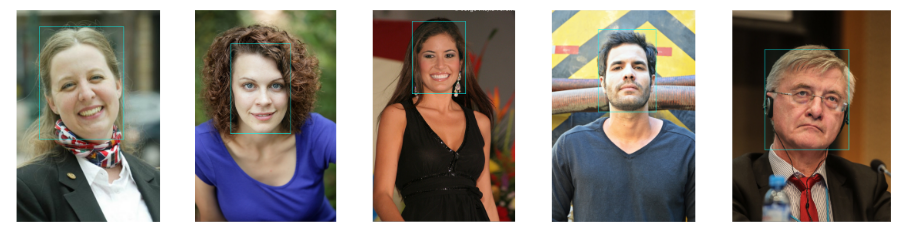
#> input picture Face_Detection_folder/face_data1.png, 909 x 230 px
$ python -i grabcut_processor.py   (imports and definitions only)
#> lines starting #> are read from the running program, lines starting #| are printed output that depends on the picture
import cv2 as cv
import numpy as np

# Constants for the mask drawing values
DRAW_BG = {'color': [0, 0, 0], 'val': 0}       # Definite Background
DRAW_FG = {'color': [255, 255, 255], 'val': 1}  # Definite Foreground
DRAW_PR_BG = {'color': [128, 128, 128], 'val': 2}  # Probable Background
DRAW_PR_FG = {'color': [192, 192, 192], 'val': 3}  # Probable Foreground

class GrabCutProcessor:
    def __init__(self, img):
        self.img = img
        self.img_copy = img.copy()
        self.mask = np.zeros(self.img.shape[:2], dtype=np.uint8)  # Initial mask
        self.rect = (0, 0, 1, 1)
        self.bgd_model = np.zeros((1, 65), np.float64)
        self.fgd_model = np.zeros((1, 65), np.float64)
        self.rect_or_mask = 0  # Indicates if we are using rectangle or mask
        self.drawing = False
        self.value = DRAW_FG  # Default to drawing foreground
        self.thickness = 3
        self.ix, self.iy = -1, -1  # For drawing rectangle

    def set_drawing_value(self, val):
        """ Set the value to draw either background, foreground, probable background, or probable foreground """
        if val == 0:
            self.value = DRAW_BG
        elif val == 1:
            self.value = DRAW_FG
        elif val == 2:
            self.value = DRAW_PR_BG
        elif val == 3:
            self.value = DRAW_PR_FG

    def apply_grabcut(self, rect=None):
        """ Apply the GrabCut algorithm using the rect or mask """
        if rect:
            self.rect = rect
            cv.grabCut(self.img_copy, self.mask, self.rect, self.bgd_model, self.fgd_model, 5, cv.GC_INIT_WITH_RECT)
            self.rect_or_mask = 1  # Now we are using the mask
        else:
            cv.grabCut(self.img_copy, self.mask, self.rect, self.bgd_model, self.fgd_model, 5, cv.GC_INIT_WITH_MASK)

        mask2 = np.where((self.mask == 1) + (self.mask == 3), 255, 0).astype('uint8')
        output = cv.bitwise_and(self.img_copy, self.img_copy, mask=mask2)
        return output

    def update_mask(self, x, y, event_type):
        """ Update the mask with the current drawing value """
        if event_type == 'mousedown':
            self.drawing = True
            self.ix, self.iy = x, y
        elif event_type == 'mousemove' and self.drawing:
            cv.circle(self.img_copy, (x, y), self.thickness, self.value['color'], -1)
            cv.circle(self.mask, (x, y), self.thickness, self.value['val'], -1)
        elif event_type == 'mouseup':
            self.drawing = False
            cv.circle(self.img_copy, (x, y), self.thickness, self.value['color'], -1)
            cv.circle(self.mask, (x, y), self.thickness, self.value['val'], -1)

    def reset(self):
        """ Reset the image and mask """
        self.img_copy = self.img.copy()
        self.mask = np.zeros(self.img.shape[:2], dtype=np.uint8)
        self.rect_or_mask = 0
        return self.img_copy

>>> import cv2
>>> picture = cv2.imread('Face_Detection_folder/face_data1.png', cv2.IMREAD_GRAYSCALE)
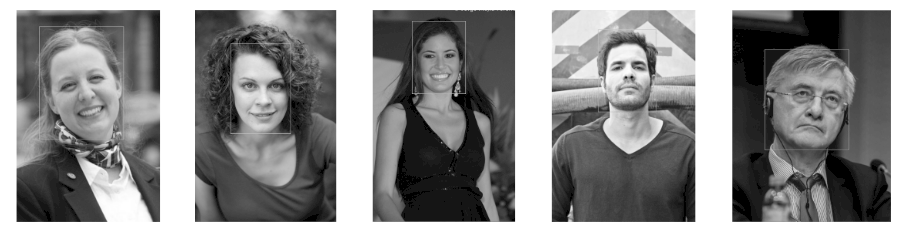
#> picture: shape (230, 909); min 0, max 255, mean 139.1
#> (the run stopped early here; a loop or call above may not have finished)

$ run again, on Face_Detection_folder/face_data2.png
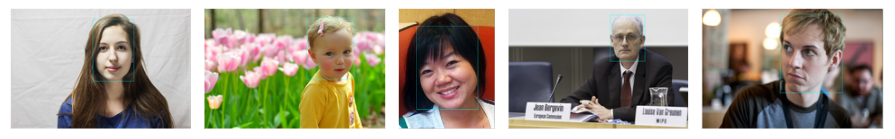
#> input picture Face_Detection_folder/face_data2.png, 895 x 139 px
#> `picture = cv2.imread('Face_Detection_folder/face_data1.png', cv2.IMREA..`:
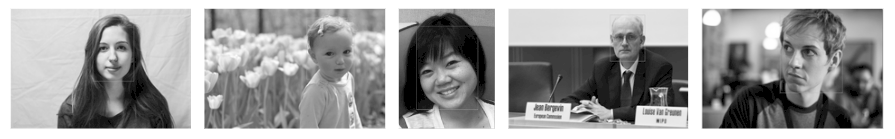
#> picture: shape (139, 895); min 0, max 255, mean 160.6
